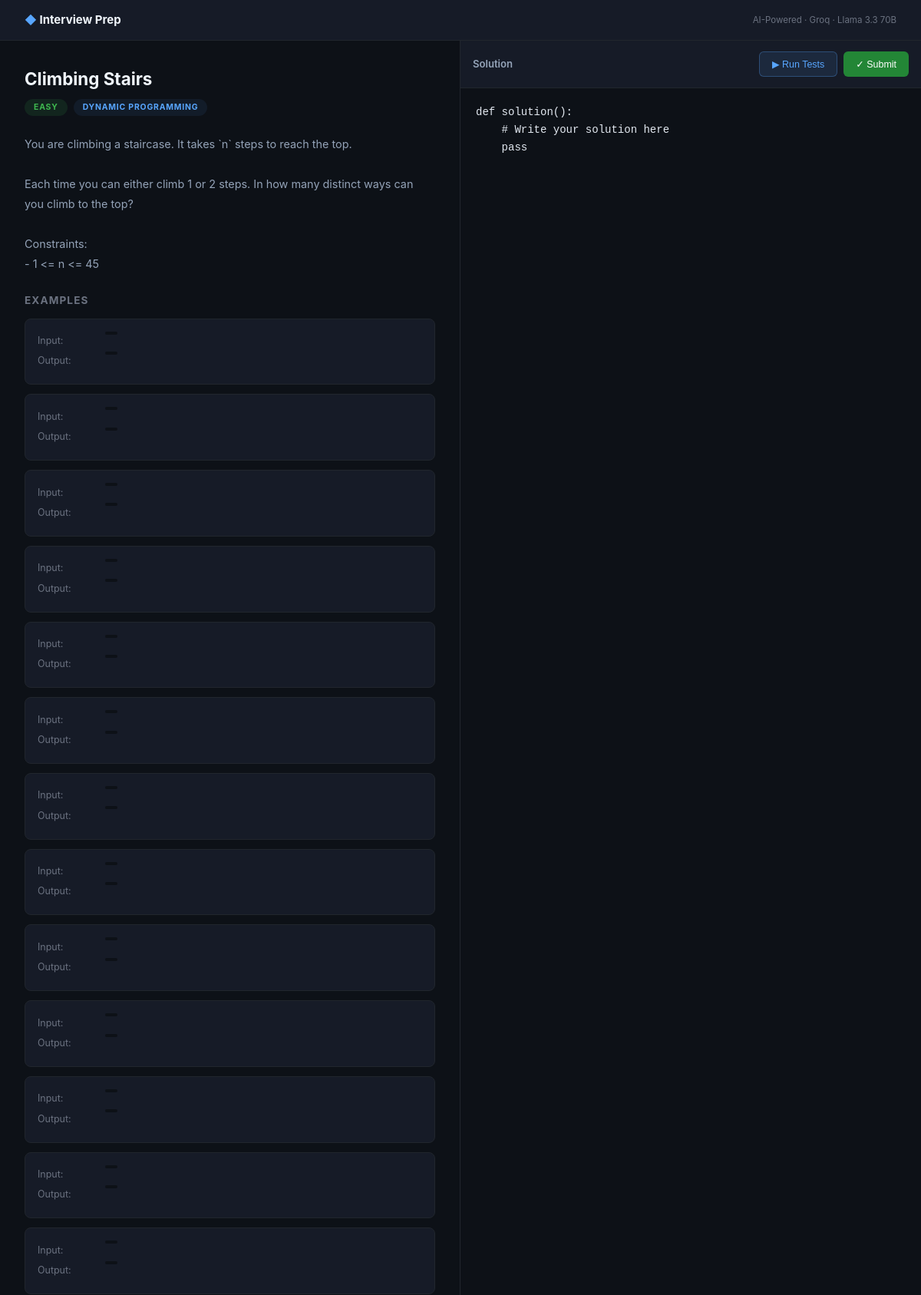
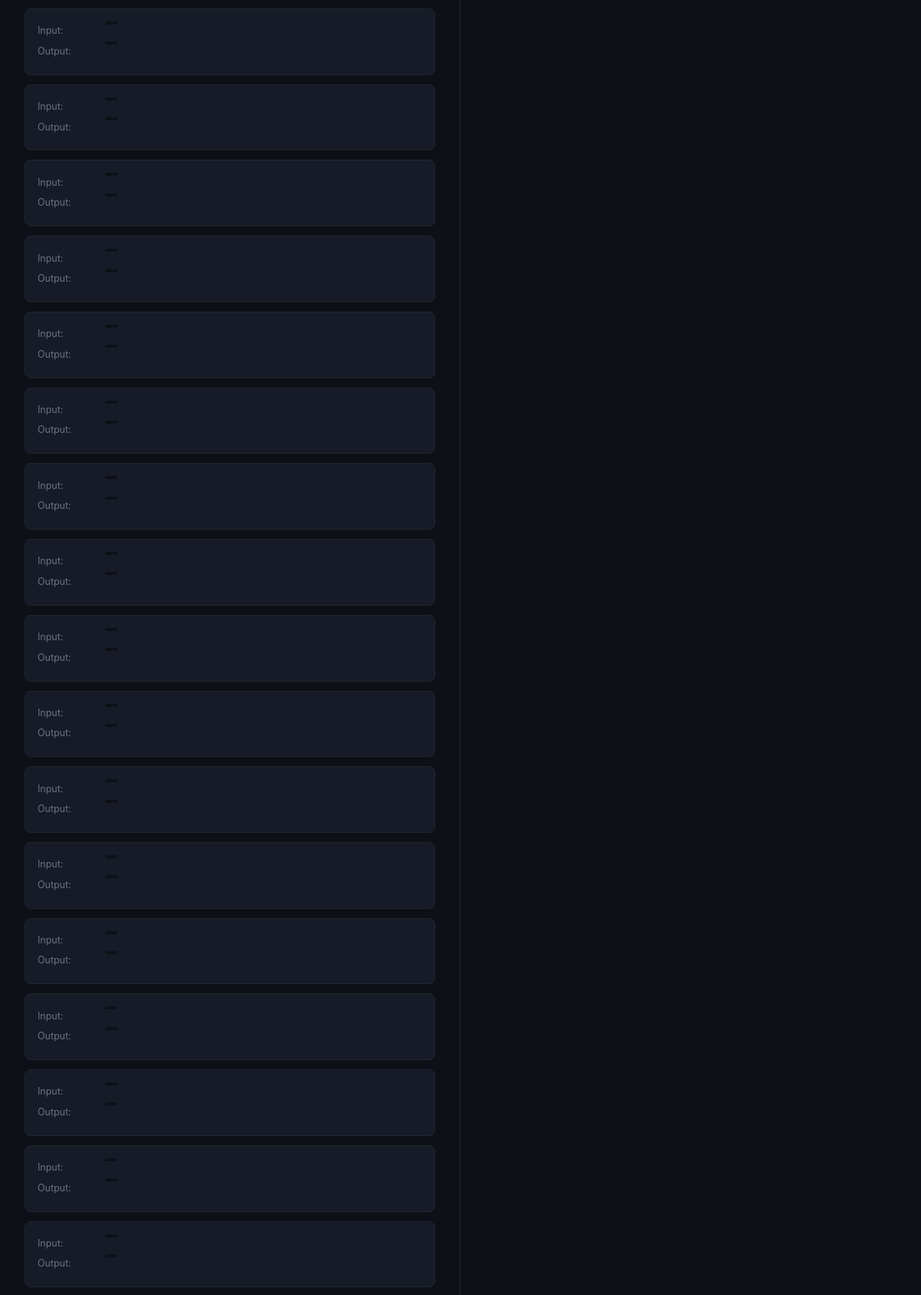
The page /problem/5 (upper part) on the database its author committed (2 pictures, top to bottom).
### models.py (models this page shows, shortened)
class Problem(db.Model):
    id          = db.Column(db.Integer, primary_key=True)
    title       = db.Column(db.String(255), nullable=False)
    description = db.Column(db.Text, nullable=False)
    difficulty  = db.Column(db.String(20))   # easy / medium / hard
    category    = db.Column(db.String(50))   # arrays, dp, graphs, etc.
    examples    = db.Column(db.Text)         # JSON
    test_cases  = db.Column(db.Text)         # JSON
    created_at  = db.Column(db.DateTime, default=datetime.utcnow)

### app.py (the view)
@app.route('/problem/<int:problem_id>')
def problem(problem_id):
    prob = Problem.query.get_or_404(problem_id)
    attempts = Attempt.query.filter_by(problem_id=problem_id)\
                            .order_by(Attempt.created_at.desc())\
                            .limit(5).all()
    return render_template('problem.html', problem=prob, attempts=attempts)

### templates/problem.html (shortened to what this page needs)
<!DOCTYPE html>
<html lang="en">
<head>
<link rel="stylesheet" href="{{ url_for('static', filename='style.css') }}"/>
</head>
<body>
<nav class="navbar">
  <div class="nav-brand">
    <a href="/" style="color:inherit;text-decoration:none">
      <span class="brand-icon">◆</span> Interview Prep
    </a>
  </div>
  <div class="nav-tag">AI-Powered · Groq · Llama 3.3 70B</div>
</nav>
<main class="problem-layout">
  <div class="problem-left">
    <div class="prob-header">
      <h1 class="prob-title">{{ problem.title }}</h1>
      <div class="prob-meta">
        <span class="diff-badge {{ problem.difficulty }}">{{ problem.difficulty }}</span>
        <span class="cat-badge">{{ problem.category }}</span>
      </div>
    </div>
    <div class="prob-desc">{{ problem.description }}</div>
    {% set examples = problem.examples %}
    {% if examples %}
    <div class="prob-section">
      <h3>Examples</h3>
      {% for ex in examples %}
      <div class="example-block">
        <div class="ex-row"><span class="ex-lbl">Input:</span><code>{{ ex.input }}</code></div>
        <div class="ex-row"><span class="ex-lbl">Output:</span><code>{{ ex.output }}</code></div>
      </div>
      {% endfor %}
    </div>
    {% endif %}
  </div>
  <div class="problem-right">
    <div class="editor-header">
      <div class="editor-title">Solution</div>
      <div class="editor-actions">
        <button id="run-btn"  class="btn-run">▶ Run Tests</button>
        <button id="eval-btn" class="btn-eval">✓ Submit</button>
      </div>
    </div>
    <textarea id="code-editor" class="code-editor" spellcheck="false">def solution():
    # Write your solution here
    pass
</textarea>
  </div>
</main>
</body>
</html>

### static/style.css (style rules this page uses)
*, *::before, *::after { box-sizing: border-box; margin: 0; padding: 0; }
body { font-family: -apple-system, BlinkMacSystemFont, 'Segoe UI', sans-serif; background: #0d1117; color: #e2e8f0; min-height: 100vh; font-size: 15px; line-height: 1.6; }
.navbar { display: flex; align-items: center; justify-content: space-between; padding: .875rem 2rem; background: #161b27; border-bottom: 1px solid #21262d; position: sticky; top: 0; z-index: 100; }
.nav-brand { display: flex; align-items: center; gap: .5rem; font-weight: 700; color: #f0f6fc; }
.brand-icon { color: #58a6ff; }
.nav-tag { font-size: .72rem; color: #6b7280; }
.problem-layout { display: grid; grid-template-columns: 1fr 1fr; gap: 0; height: calc(100vh - 56px); overflow: hidden; }
.problem-left { overflow-y: auto; padding: 2rem; border-right: 1px solid #21262d; }
.problem-right { overflow-y: auto; display: flex; flex-direction: column; background: #0d1117; }
.prob-header { margin-bottom: 1.5rem; }
.prob-title { font-size: 1.4rem; font-weight: 700; color: #f0f6fc; margin-bottom: .5rem; }
.prob-meta { display: flex; gap: .5rem; align-items: center; }
.diff-badge, .cat-badge { font-size: .65rem; font-weight: 700; text-transform: uppercase; letter-spacing: .08em; padding: 3px 12px; border-radius: 20px; }
.diff-badge.easy { background: rgba(63,185,80,.12); color: #3fb950; }
.cat-badge { background: rgba(88,166,255,.08); color: #58a6ff; }
.prob-desc { font-size: .9rem; color: #94a3b8; line-height: 1.8; white-space: pre-wrap; margin-bottom: 1.5rem; }
.prob-section h3 { font-size: .85rem; color: #6b7280; text-transform: uppercase; letter-spacing: .08em; margin-bottom: .75rem; }
.example-block { background: #161b27; border: 1px solid #21262d; border-radius: 8px; padding: 1rem; margin-bottom: .75rem; }
.ex-row { display: flex; gap: .5rem; margin-bottom: .25rem; font-size: .85rem; align-items: flex-start; }
.ex-lbl { color: #6b7280; min-width: 80px; font-size: .78rem; padding-top: .15rem; }
.ex-row code { background: #0d1117; color: #58a6ff; padding: 2px 8px; border-radius: 4px; font-size: .82rem; }
.editor-header { display: flex; align-items: center; justify-content: space-between; padding: .875rem 1rem; background: #161b27; border-bottom: 1px solid #21262d; }
.editor-title { font-size: .82rem; font-weight: 600; color: #94a3b8; }
.editor-actions { display: flex; gap: .5rem; }
.btn-run { background: rgba(88,166,255,.1); border: 1px solid rgba(88,166,255,.3); color: #58a6ff; padding: .5rem 1rem; border-radius: 6px; font-size: .78rem; cursor: pointer; transition: all .2s; }
.btn-eval { background: #238636; border: none; color: white; padding: .5rem 1rem; border-radius: 6px; font-size: .78rem; cursor: pointer; transition: background .2s; }
.code-editor { flex: 1; width: 100%; min-height: 360px; background: #0d1117; color: #e2e8f0; border: none; border-bottom: 1px solid #21262d; padding: 1.25rem; font-family: 'Fira Code', 'Cascadia Code', monospace; font-size: .875rem; line-height: 1.65; resize: vertical; outline: none; tab-size: 4; }

### rows shown on the page
Problem: title "Climbing Stairs", difficulty "EASY", category "DYNAMIC PROGRAMMING", description "You are climbing a staircase. It takes `n` steps to reach the top. Each time you can either climb 1 or 2 steps. In how many distinct ways can you climb to the top? Constraints: - 1 <= n <= 45"
